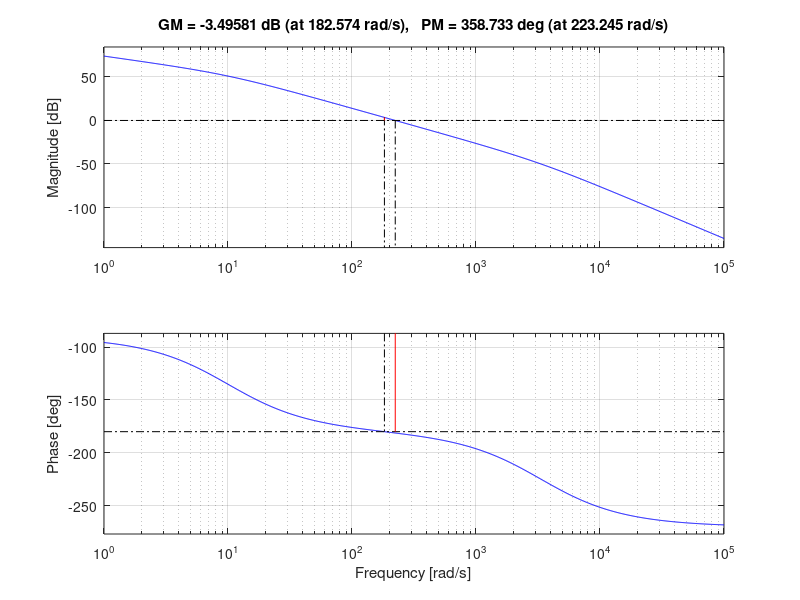
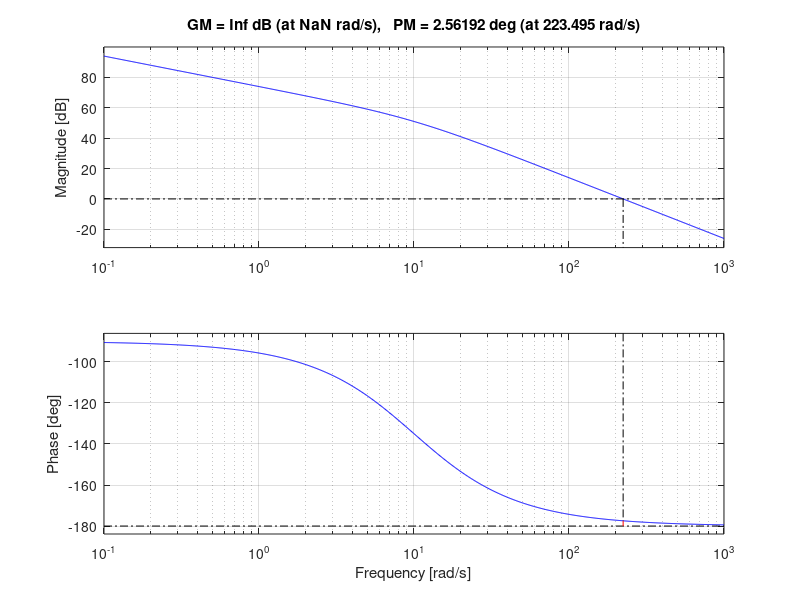

Recreate these plots in MATLAB, in order.
clc
clear all
close all

K = 5000;

H1 = tf([K],[0.1*0.0003 0.1+0.0003 1 0]);
H2 = tf([K],[0.1 1 0]);

bode(H1); grid on; margin(H1);
figure; bode(H2); grid on; margin(H2);